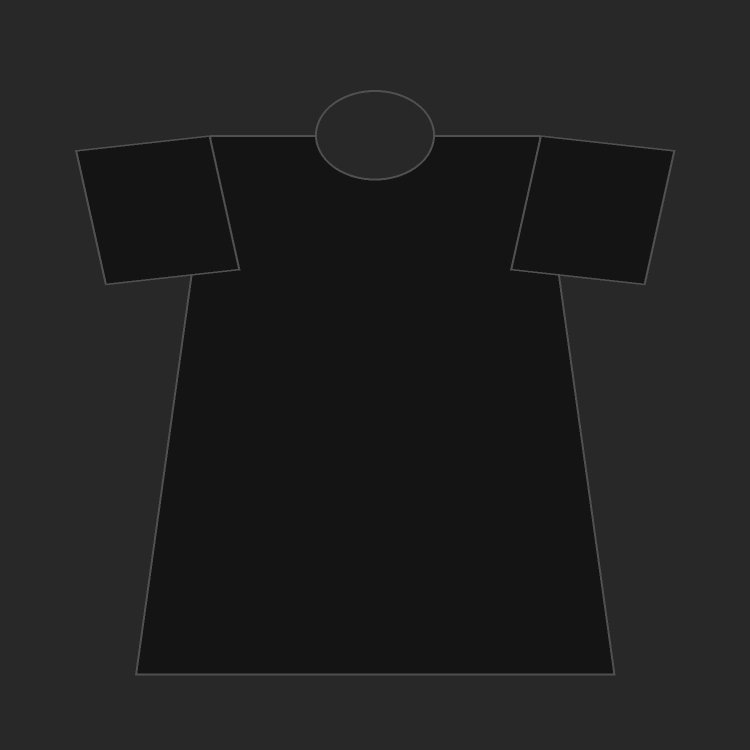
#> input picture backend/scripts/seed-data/templates/comfort-tee-black.png, 1500 x 1500 px (shown at 1/2 size)
$ python -i marketplace_postprocess.py   (imports and definitions only)
#> lines starting #> are read from the running program, lines starting #| are printed output that depends on the picture
"""Marketplace-specific output sizing for generated mockup images."""
import io
import re

from PIL import Image


PRESETS: dict[str, dict] = {
    "etsy": {"width": 2000, "height": 2000, "fit": "contain", "quality": 92},
    "tiktok-square": {"width": 1080, "height": 1080, "fit": "contain", "quality": 92},
    "tiktok-vertical": {"width": 1080, "height": 1920, "fit": "cover", "quality": 92},
}


def resize_for(image: Image.Image, preset: dict) -> Image.Image:
    target = (int(preset["width"]), int(preset["height"]))
    source = image.convert("RGB")
    if preset.get("fit") == "cover":
        ratio = max(target[0] / source.width, target[1] / source.height)
        resized = source.resize((round(source.width * ratio), round(source.height * ratio)))
        left = (resized.width - target[0]) // 2
        top = (resized.height - target[1]) // 2
        return resized.crop((left, top, left + target[0], top + target[1]))
    copy = source.copy()
    copy.thumbnail(target, Image.Resampling.LANCZOS)
    canvas = Image.new("RGB", target, "white")
    canvas.paste(copy, ((target[0] - copy.width) // 2, (target[1] - copy.height) // 2))
    return canvas


def _slug(value: str | None) -> str:
    text = value or "default"
    return re.sub(r"[^a-z0-9]+", "-", text.lower()).strip("-") or "default"


def slug_filename(product: str, color: str | None, angle: str, marketplace: str) -> str:
    return f"{_slug(product)}-{_slug(color)}-{_slug(angle)}-{_slug(marketplace)}.jpg"


def postprocess_etsy(image: Image.Image) -> bytes:
    """Resize image to Etsy 2000×2000 contain and return JPEG bytes."""
    resized = resize_for(image, PRESETS["etsy"])
    buf = io.BytesIO()
    resized.save(buf, format="JPEG", quality=92, optimize=True)
    return buf.getvalue()

>>> from PIL import Image
>>> picture = Image.open('../../scripts/seed-data/templates/comfort-tee-black.png')
#> picture is the input picture: PIL image 1500x1500 RGB; min 20, max 80, mean 31.8
>>> result = postprocess_etsy(picture)
#> in resize_for, `target = (int(preset["width"]), int(preset["height"]))`: target = (2000, 2000)
#> in resize_for, `canvas = Image.new("RGB", target, "white")`: canvas: PIL image 2000x2000 RGB; every value is 255
#> in resize_for, `canvas.paste(copy, ((target[0] - copy.width) // 2, (target[1] - copy.h..`:
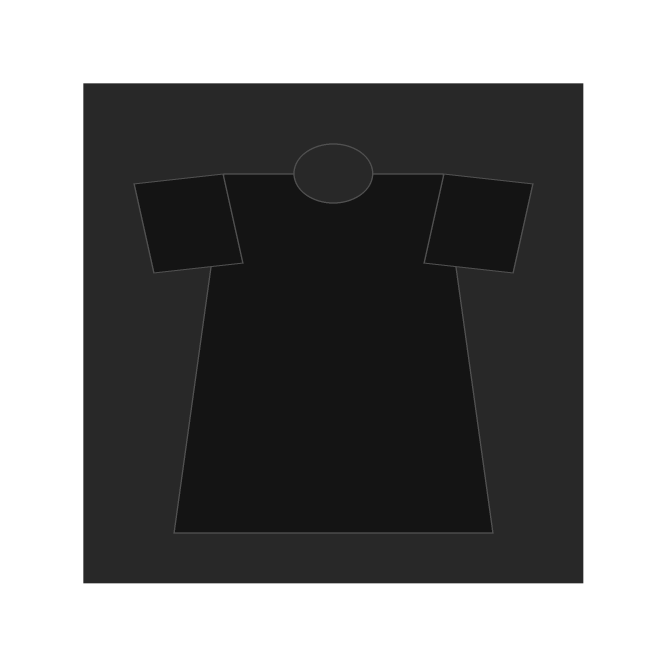
#> canvas: PIL image 2000x2000 RGB (shown at 1/3 size); min 20, max 255, mean 129.5
